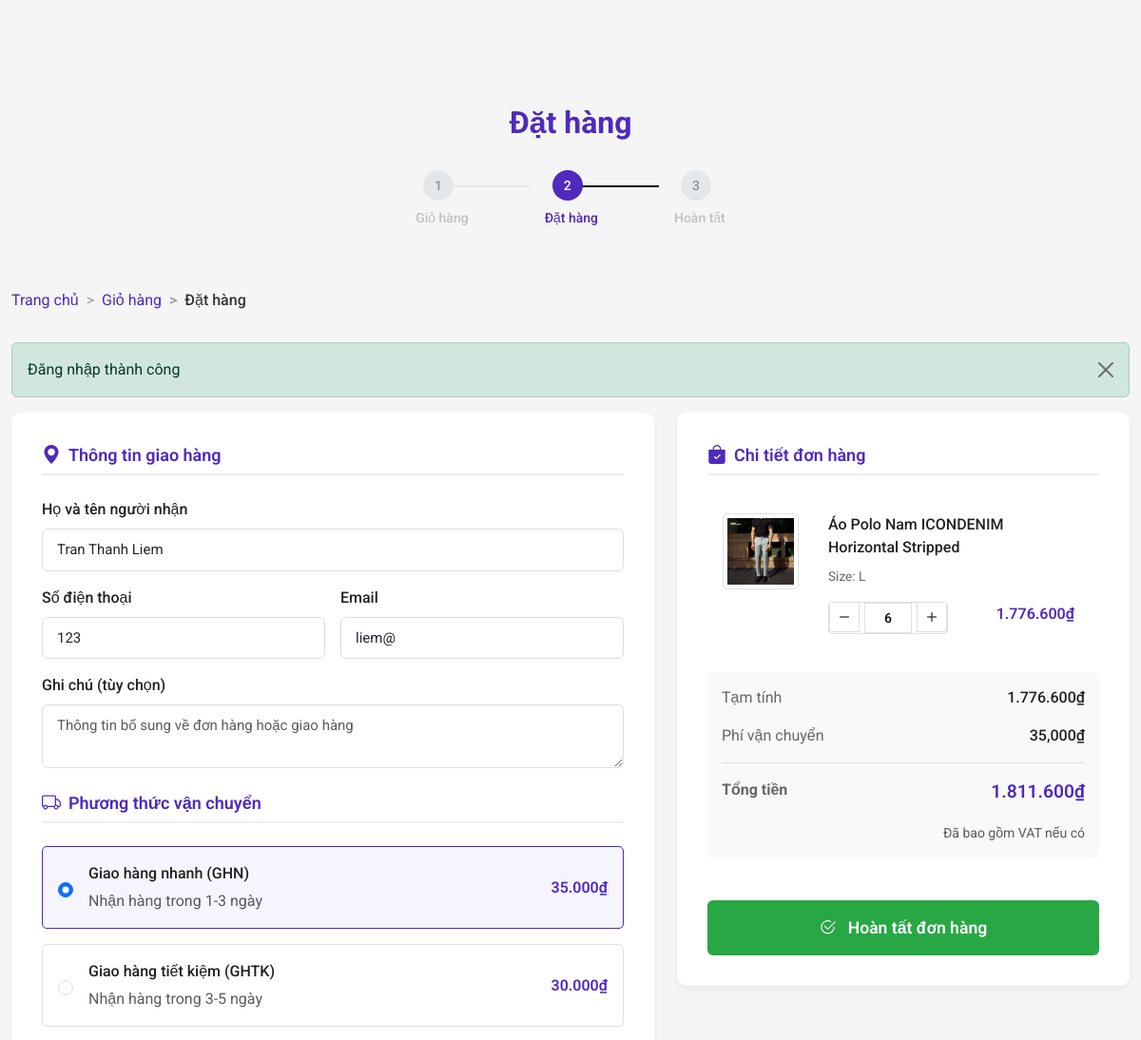
The app's page /index.php?controller=order (signed in, upper part), older data.
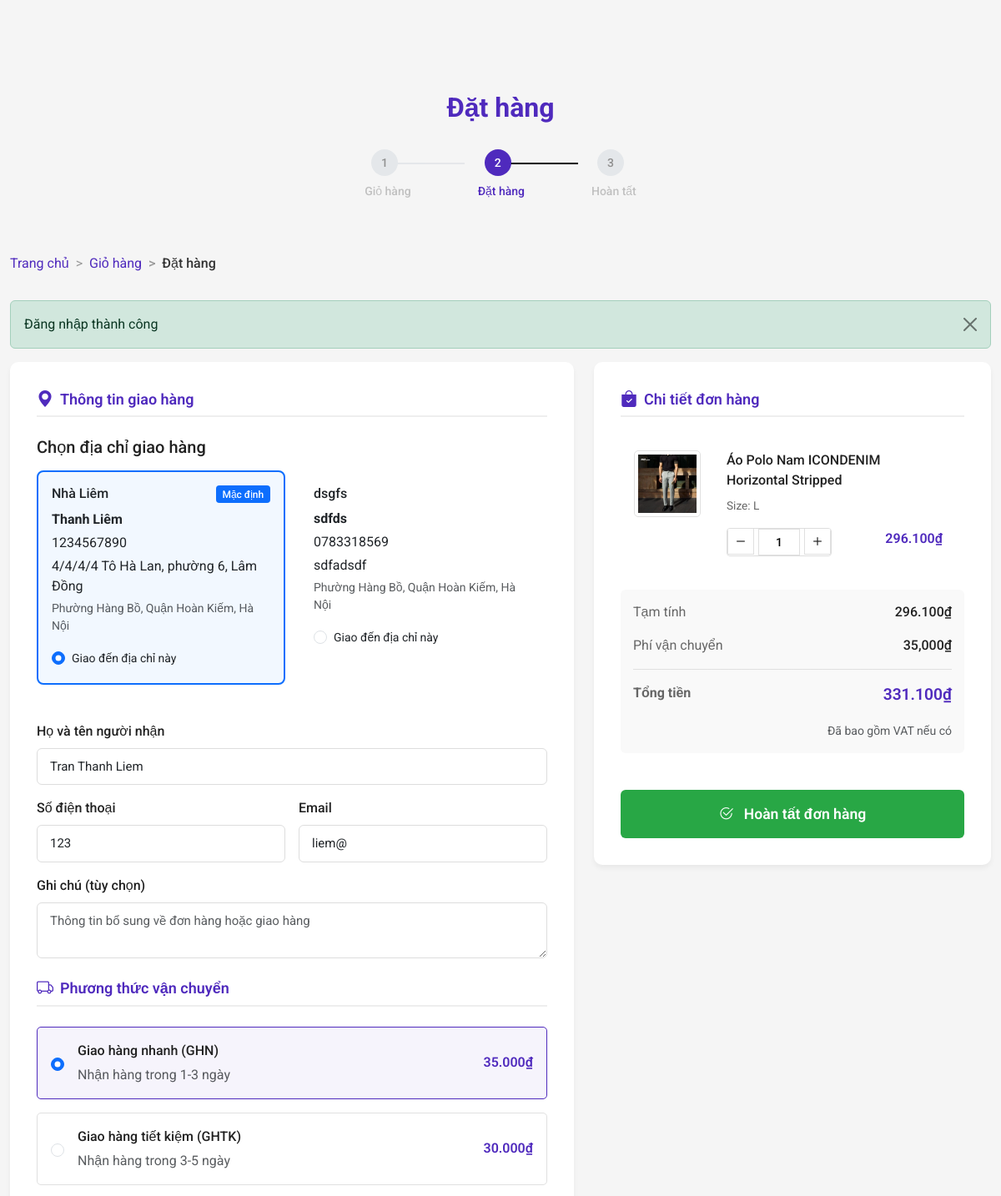
The same page, newer data.
### tables this page shows
CREATE TABLE `product` (
  `id_product` int(11) NOT NULL,
  `name` varchar(255) NOT NULL,
  `description` text DEFAULT NULL,
  `original_price` decimal(10,2) DEFAULT NULL,
  `discount_percent` int(11) DEFAULT NULL,
  `current_price` decimal(10,2) DEFAULT NULL,
  `created_at` datetime DEFAULT current_timestamp(),
  `updated_at` datetime DEFAULT current_timestamp() ON UPDATE current_timestamp(),
  `id_Category` int(11) DEFAULT NULL,
  `main_image` varchar(255) DEFAULT NULL,
  `link` varchar(255) DEFAULT NULL,
  `meta` varchar(255) DEFAULT NULL,
  `hide` int(11) DEFAULT NULL,
  `order` int(11) DEFAULT NULL,
  `click_count` int(11) DEFAULT 0,
  `store` int(11) NOT NULL DEFAULT 0,
  `img2` varchar(255) NOT NULL,
  `img3` varchar(255) NOT NULL,
  `tag` text NOT NULL,
  `CSDoiTra` varchar(255) NOT NULL,
  `CSGiaoHang` varchar(255) NOT NULL,
  `M` int(11) NOT NULL DEFAULT 0,
  `L` int(11) NOT NULL DEFAULT 0,
  `XL` int(11) NOT NULL DEFAULT 0
);

CREATE TABLE `user_address` (
  `id` int(11) NOT NULL,
  `id_User` int(11) NOT NULL,
  `address_name` varchar(100) DEFAULT NULL COMMENT 'Tên địa chỉ (Nhà, Công ty...)',
  `receiver_name` varchar(255) NOT NULL COMMENT 'Tên người nhận',
  `phone` varchar(20) NOT NULL COMMENT 'Số điện thoại',
  `street_address` varchar(255) NOT NULL COMMENT 'Số nhà, tên đường',
  `province` varchar(100) NOT NULL COMMENT 'Tỉnh/Thành phố',
  `district` varchar(100) NOT NULL COMMENT 'Quận/Huyện',
  `ward` varchar(100) NOT NULL COMMENT 'Phường/Xã',
  `is_default` tinyint(1) NOT NULL DEFAULT 0 COMMENT 'Địa chỉ mặc định',
  `created_at` datetime DEFAULT current_timestamp(),
  `updated_at` datetime DEFAULT NULL ON UPDATE current_timestamp()
);

### Controllers/BaseController.php (called while the page is built, shortened)
<?php
class BaseController
{
    public function view($viewPath, array $data = [])
    {
        return require(self::VIEW_FOLDER_NAME . '/' . str_replace('.', '/', $viewPath) . '.php');
    }
}
?>

### Controllers/OrderController.php (called while the page is built, shortened)
<?php
class OrderController extends BaseController
{
    private $productModel;
    private $addressModel;
    public function __construct()
    {
        $this->productModel = new ProductModel();
        $this->addressModel = new AddressModel();
    }
    public function index()
    {
        $orderSuccess = isset($_GET['order_success']) && $_GET['order_success'] === 'true';
        $lastOrder = null;
        $cart = $_SESSION['cart'] ?? [];
        $cartItems = [];
        $total = 0;
        foreach ($cart as $itemKey => $item) {
            $product = $this->productModel->findById($item['product_id']);
            if ($product) {
                $subtotal = $product['current_price'] * $item['quantity'];
                $cartItems[] = [
                    'key' => $itemKey,
                    'product' => $product,
                    'quantity' => $item['quantity'],
                    'size' => $item['size'],
                    'subtotal' => $subtotal
                ];
                $total += $subtotal;
            }
        }
        $userData = $_SESSION['user'] ?? [];
        $addresses = [];
        if (isset($_SESSION['user']) && isset($_SESSION['user']['id_User'])) {
            $addresses = $this->addressModel->getUserAddresses($_SESSION['user']['id_User']);
        }
        $shippingOptions = [
            'ghn' => [
                'id' => 'ghn',
                'name' => 'Giao hàng nhanh (GHN)',
                'description' => 'Nhận hàng trong 1-3 ngày',
                'fee' => 35000
            ],
            'ghtk' => [
                'id' => 'ghtk',
                'name' => 'Giao hàng tiết kiệm (GHTK)',
                'description' => 'Nhận hàng trong 3-5 ngày',
                'fee' => 30000
            ],
            'express' => [
                'id' => 'express',
                'name' => 'Giao hàng hỏa tốc',
                'description' => 'Nhận hàng trong 4-6 giờ (chỉ nội thành)',
                'fee' => 60000
            ]
        ];
        $paymentMethods = [
            'cod' => [
                'id' => 'cod',
                'name' => 'Thanh toán khi nhận hàng (COD)',
                'description' => 'Thanh toán bằng tiền mặt khi nhận hàng',
                'icon' => '/Project_Website/ProjectWeb/upload/img/Order/COD.svg'
            ],
            'vnpay' => [
                'id' => 'vnpay',
                'name' => 'Thanh toán VNPay',
                'description' => 'Thanh toán qua cổng VNPay',
                'icon' => '/Project_Website/ProjectWeb/upload/img/Order/VNPAY.svg'
            ],
            'momo' => [
                'id' => 'momo',
                'name' => 'Thanh toán MoMo',
                'description' => 'Thanh toán qua ví MoMo',
                'icon' => '/Project_Website/ProjectWeb/upload/img/Order/MOMO.svg'
            ]
        ];
        $this->view('frontend.order.index', [
            'cartItems' => $cartItems,
            'total' => $total,
            'userData' => $userData,
            'addresses' => $addresses,
            'shippingOptions' => $shippingOptions,
            'paymentMethods' => $paymentMethods,
            'orderSuccess' => $orderSuccess,
            'lastOrder' => $lastOrder
        ]);
    }
}

### core/Database.php (called while the page is built, shortened)
<?php
class Database
{
    public function connect()
    {
        $connect = mysqli_connect(self::HOST, self::USERNAME, self::PASSWORD, self::DB_NAME);
        mysqli_set_charset($connect, "utf8");
        if (mysqli_connect_errno() === 0) {
            return $connect;
        }
        return false;
    }
}
?>

### Models/BaseModel.php (called while the page is built, shortened)
<?php
class BaseModel extends Database
{
    protected $connect;
    public function __construct()
    {
        $this->connect = $this->connect();
    }
    public function find($table, $id)
    {
        $sql = "SELECT * FROM {$table} WHERE id_product={$id} LIMIT 1";
        $query = $this->_query($sql);
        return mysqli_fetch_assoc($query);
    }
    public function _query($sql)
    {
        return mysqli_query($this->connect, $sql);
    }
    public function getByQuery($sql)
    {
        $query = $this->_query($sql);
        $data = [];
        while ($row = mysqli_fetch_assoc($query)) {
            array_push($data, $row);
        }
        return $data;
    }
}
?>

### Models/ProductModel.php (called while the page is built, shortened)
<?php
class ProductModel extends BaseModel
{
  public function findById($id)
  {
    return $this->find(self::TABLE, $id);
  }
}
?>

### Models/AddressModel.php (called while the page is built, shortened)
<?php
class AddressModel extends BaseModel
{
    public function getUserAddresses($userId)
    {
        $userId = (int)$userId;
        $sql = "SELECT * FROM " . self::TABLE . " WHERE id_User = {$userId} ORDER BY is_default DESC, created_at DESC";
        return $this->getByQuery($sql);
    }
}

### Views/frontend/order/index.php (the view, shortened to what the rows shown need)
<!DOCTYPE html>
<html lang="vi">
<head>
    <link href="https://cdn.jsdelivr.net/npm/bootstrap@5.3.0/dist/css/bootstrap.min.css" rel="stylesheet">
    <link rel="stylesheet" href="https://cdn.jsdelivr.net/npm/bootstrap-icons@1.10.0/font/bootstrap-icons.css">
    <link rel="stylesheet" href="https://cdnjs.cloudflare.com/ajax/libs/font-awesome/6.4.0/css/all.min.css">
    <link rel="stylesheet" href="https://cdnjs.cloudflare.com/ajax/libs/animate.css/4.1.1/animate.min.css">
    <link rel="stylesheet" href="/Project_Website/ProjectWeb/layout/css/Order.css">
</head>
<body>
    <div class="container mb-4">
        <div class="header-title">
            <h2>Đặt hàng</h2>
        </div>
    </div>
    <div class="container">
        <div class="row g-4 checkout-container">
            <div class="col-md-7 order-md-1 order-2">
                <div class="order-summary">
                    <form id="checkout-form" action="index.php?controller=order&action=process" method="POST" novalidate>
                        <?php if (!empty($addresses)): ?>
                        <div class="address-selection mb-4">
                            <div class="row g-3 mb-3">
                                <?php foreach ($addresses as $address): ?>
                                    <div class="col-md-6">
                                        <div class="card address-card <?= $address['is_default'] ? 'border-primary' : '' ?>" data-address-id="<?= $address['id'] ?>">
                                            <div class="card-body">
                                                <div class="d-flex justify-content-between align-items-start mb-2">
                                                    <h6 class="mb-0"><?= htmlspecialchars($address['address_name'] ?? 'Địa chỉ') ?></h6>
                                                    <?php if ($address['is_default']): ?>
                                                        <span class="badge bg-primary">Mặc định</span>
                                                    <?php endif; ?>
                                                </div>
                                                <p class="mb-1"><strong><?= htmlspecialchars($address['receiver_name']) ?></strong></p>
                                                <p class="mb-1"><?= htmlspecialchars($address['phone']) ?></p>
                                                <p class="mb-1"><?= htmlspecialchars($address['street_address']) ?></p>
                                                <p class="mb-0 text-muted small"><?= htmlspecialchars($address['ward'] . ', ' . $address['district'] . ', ' . $address['province']) ?></p>
                                                <div class="form-check mt-3">
                                                    <input class="form-check-input address-selector" type="radio"
                                                        name="selected_address" id="address_<?= $address['id'] ?>"
                                                        value="<?= $address['id'] ?>"
                                                        <?= $address['is_default'] ? 'checked' : '' ?>>
                                                    <label class="form-check-label" for="address_<?= $address['id'] ?>">
                                                        Giao đến địa chỉ này
                                                    </label>
                                                </div>
                                            </div>
                                        </div>
                                    </div>
                                <?php endforeach; ?>
                            </div>
                        </div>
                        <?php endif; ?>
                    </form>
                </div>
            </div>
            <div class="col-md-5 order-md-2 order-1">
                <div class="order-details">
                    <div class="product-list mb-4">
                        <?php foreach ($cartItems as $index => $item): ?>
                        <div class="product-item animate__animated animate__fadeIn" data-product-id="<?= $item['product']['id_product'] ?>" data-product-size="<?= $item['size'] ?>" data-max-stock="<?= $item['product'][$item['size']] ?>">
                                <div class="d-flex">
                                    <img src="/Project_Website/ProjectWeb/upload/img/Home/<?= $item['product']['main_image'] ?>"
                                        alt="<?= $item['product']['name'] ?>" class="product-image">
                                    <div class="product-info">
                                        <div class="product-name"><?= $item['product']['name'] ?></div>
                                        <div class="product-variant">Size: <?= $item['size'] ?></div>
                                        <div class="d-flex justify-content-between align-items-center">
                                            <div class="quantity-control">
                                                <button class="qty-btn minus" type="button">
                                                    <i class="bi bi-dash"></i>
                                                </button>
                                                <input type="number" value="<?= $item['quantity'] ?>" min="1" class="qty-input"
                                                    readonly data-price="<?= $item['subtotal'] ?>"
                                                    data-original-price="<?= $item['product']['current_price'] ?>">
                                                <button class="qty-btn plus" type="button">
                                                    <i class="bi bi-plus"></i>
                                                </button>
                                            </div>
                                            <div class="product-price text-end" style="min-width: 110px;">
                                                <?= number_format($item['subtotal'], 0, ',', '.') ?>₫
                                            </div>
                                        </div>
                                    </div>
                                </div>
                            </div>
                        <?php endforeach; ?>
                    </div>
                </div>
            </div>
        </div>
    </div>
</body>
</html>

Row changes from the older to the newer data that the page shows:
added user_address: address_name "Nhà Liêm", shows "Mặc định", receiver_name "Thanh Liêm", phone "1234567890", street_address "4/4/4/4 Tô Hà Lan, phường 6, Lâm Đồng", ward+district+province "Phường Hàng Bồ, Quận Hoàn Kiếm, Hà Nội", is_default "☑ Giao đến địa chỉ này"
added user_address: address_name "dsgfs", receiver_name "sdfds", phone "0783318569", street_address "sdfadsdf", ward+district+province "Phường Hàng Bồ, Quận Hoàn Kiếm, Hà Nội", is_default "☐ Giao đến địa chỉ này"
changed product "Áo Polo Nam ICONDENIM Horizontal Stripped": quantity "6" → "1"; subtotal "1.776.600" → "296.100"
Text that changed along with them:
$total: "1.776.600" → "296.100"
$total + 35000: "1.811.600" → "331.100"
text now shown: "Chọn địa chỉ giao hàng"
